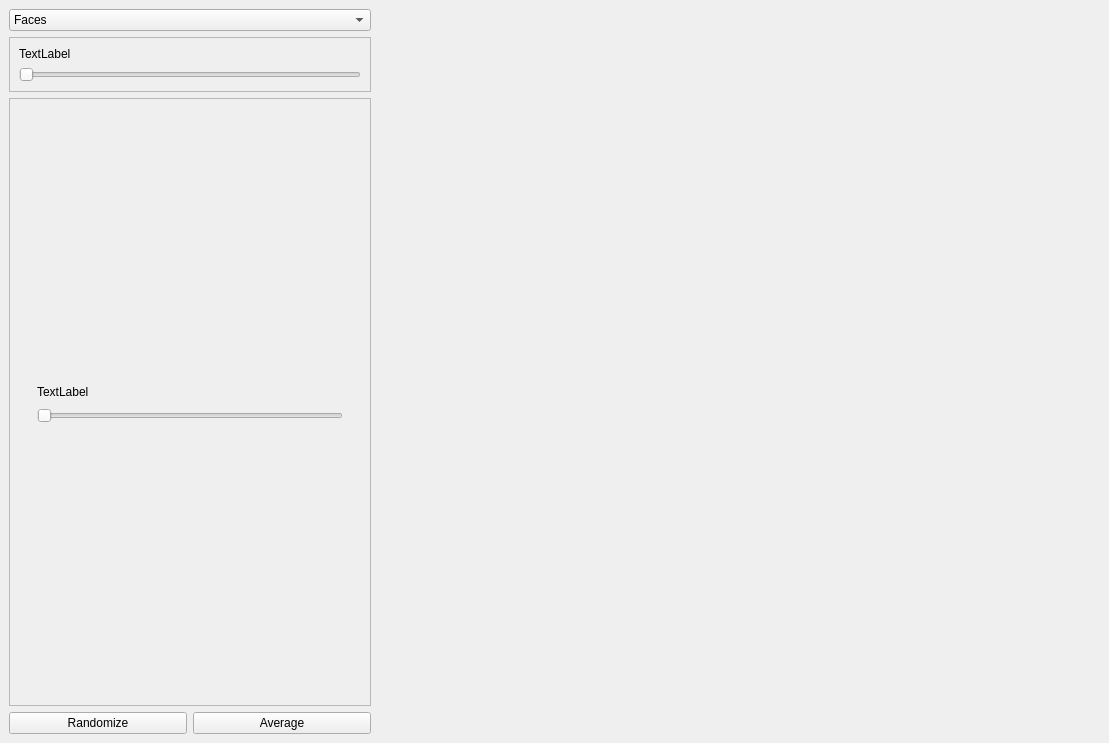
<?xml version="1.0" encoding="UTF-8"?>
<ui version="4.0">
 <class>UI</class>
 <widget class="QMainWindow" name="UI">
  <property name="windowModality">
   <enum>Qt::NonModal</enum>
  </property>
  <property name="geometry">
   <rect>
    <x>0</x>
    <y>0</y>
    <width>1109</width>
    <height>743</height>
   </rect>
  </property>
  <property name="sizePolicy">
   <sizepolicy hsizetype="Preferred" vsizetype="Preferred">
    <horstretch>0</horstretch>
    <verstretch>0</verstretch>
   </sizepolicy>
  </property>
  <property name="minimumSize">
   <size>
    <width>1109</width>
    <height>743</height>
   </size>
  </property>
  <property name="mouseTracking">
   <bool>false</bool>
  </property>
  <property name="tabletTracking">
   <bool>false</bool>
  </property>
  <property name="contextMenuPolicy">
   <enum>Qt::NoContextMenu</enum>
  </property>
  <property name="windowTitle">
   <string>MainWindow</string>
  </property>
  <property name="windowIcon">
   <iconset>
    <normaloff>../github/Slider-based-Control-GAN/icon.png</normaloff>../github/Slider-based-Control-GAN/icon.png</iconset>
  </property>
  <property name="layoutDirection">
   <enum>Qt::LeftToRight</enum>
  </property>
  <property name="tabShape">
   <enum>QTabWidget::Rounded</enum>
  </property>
  <widget class="QWidget" name="centralwidget">
   <layout class="QGridLayout" name="gridLayout_4">
    <item row="2" column="0" rowspan="12">
     <layout class="QVBoxLayout" name="scrollAreaCont">
      <item>
       <widget class="QScrollArea" name="scrollArea">
        <property name="sizePolicy">
         <sizepolicy hsizetype="Preferred" vsizetype="Preferred">
          <horstretch>0</horstretch>
          <verstretch>0</verstretch>
         </sizepolicy>
        </property>
        <property name="widgetResizable">
         <bool>true</bool>
        </property>
        <widget class="QWidget" name="scrollAreaWidgetContents">
         <property name="geometry">
          <rect>
           <x>0</x>
           <y>0</y>
           <width>358</width>
           <height>551</height>
          </rect>
         </property>
         <layout class="QVBoxLayout" name="verticalLayout_3">
          <item>
           <widget class="QWidget" name="sliderCont" native="true">
            <layout class="QVBoxLayout" name="verticalLayout_5">
             <item>
              <widget class="QWidget" name="sliderBox" native="true">
               <property name="sizePolicy">
                <sizepolicy hsizetype="Preferred" vsizetype="Fixed">
                 <horstretch>0</horstretch>
                 <verstretch>0</verstretch>
                </sizepolicy>
               </property>
               <property name="minimumSize">
                <size>
                 <width>0</width>
                 <height>60</height>
                </size>
               </property>
               <layout class="QVBoxLayout" name="verticalLayout_4">
                <item>
                 <widget class="QLabel" name="label">
                  <property name="text">
                   <string>TextLabel</string>
                  </property>
                 </widget>
                </item>
                <item>
                 <widget class="QSlider" name="horizontalSlider">
                  <property name="orientation">
                   <enum>Qt::Horizontal</enum>
                  </property>
                 </widget>
                </item>
               </layout>
              </widget>
             </item>
            </layout>
           </widget>
          </item>
         </layout>
        </widget>
       </widget>
      </item>
     </layout>
    </item>
    <item row="0" column="0">
     <layout class="QHBoxLayout" name="comboCont">
      <item>
       <widget class="QComboBox" name="comboBox">
        <item>
         <property name="text">
          <string>Faces</string>
         </property>
        </item>
        <item>
         <property name="text">
          <string>Cars</string>
         </property>
        </item>
       </widget>
      </item>
     </layout>
    </item>
    <item row="14" column="0">
     <layout class="QHBoxLayout" name="btnCont">
      <item>
       <layout class="QHBoxLayout" name="rndCont">
        <item>
         <widget class="QPushButton" name="rndBtn">
          <property name="text">
           <string>Randomize</string>
          </property>
         </widget>
        </item>
       </layout>
      </item>
      <item>
       <layout class="QHBoxLayout" name="avgCont">
        <item>
         <widget class="QPushButton" name="avgBtn">
          <property name="text">
           <string>Average</string>
          </property>
         </widget>
        </item>
       </layout>
      </item>
     </layout>
    </item>
    <item row="1" column="0">
     <layout class="QVBoxLayout" name="layerCont">
      <item>
       <widget class="QFrame" name="layerBox">
        <property name="frameShape">
         <enum>QFrame::StyledPanel</enum>
        </property>
        <property name="frameShadow">
         <enum>QFrame::Raised</enum>
        </property>
        <layout class="QVBoxLayout" name="verticalLayout">
         <item>
          <widget class="QLabel" name="layerLabel">
           <property name="text">
            <string>TextLabel</string>
           </property>
          </widget>
         </item>
         <item>
          <widget class="QSlider" name="layerSlider">
           <property name="sizePolicy">
            <sizepolicy hsizetype="Preferred" vsizetype="Fixed">
             <horstretch>0</horstretch>
             <verstretch>0</verstretch>
            </sizepolicy>
           </property>
           <property name="orientation">
            <enum>Qt::Horizontal</enum>
           </property>
          </widget>
         </item>
        </layout>
       </widget>
      </item>
     </layout>
    </item>
    <item row="0" column="1" rowspan="15" colspan="2">
     <widget class="QWidget" name="imgBoxCont" native="true">
      <layout class="QGridLayout" name="imgCont">
       <item row="0" column="0">
        <widget class="QLabel" name="imgBox">
         <property name="sizePolicy">
          <sizepolicy hsizetype="Maximum" vsizetype="Maximum">
           <horstretch>0</horstretch>
           <verstretch>0</verstretch>
          </sizepolicy>
         </property>
         <property name="maximumSize">
          <size>
           <width>720</width>
           <height>720</height>
          </size>
         </property>
         <property name="text">
          <string/>
         </property>
         <property name="pixmap">
          <pixmap>../github/Slider-based-Control-GAN/avatar.jpeg</pixmap>
         </property>
         <property name="scaledContents">
          <bool>true</bool>
         </property>
        </widget>
       </item>
      </layout>
     </widget>
    </item>
   </layout>
  </widget>
 </widget>
 <resources/>
 <connections/>
</ui>
